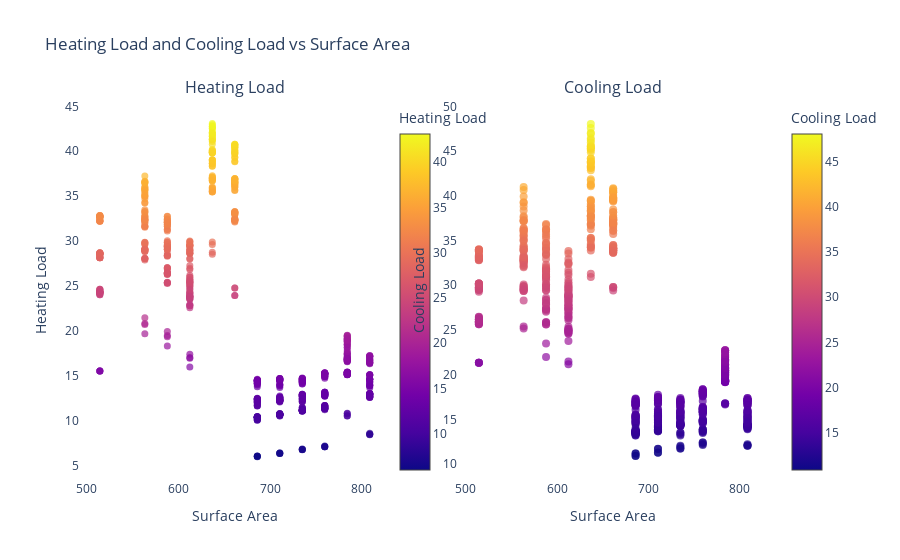

The notebook cell this image was saved under:
### Markdown cell above
*Heating and Cooling Load per Surface Area Diagram*

### Code cell
import pandas as pd
import plotly.graph_objects as go
from plotly.subplots import make_subplots

# Assuming df is your DataFrame
# df = pd.read_csv('your_data.csv')
df = pd.read_csv("energy_efficiency_data.csv")  #Defining the variable 'df' for our data

# Create subplots with 1 row and 2 columns
fig = make_subplots(rows=1, cols=2, subplot_titles=('Heating Load', 'Cooling Load'))

# First scatter plot - Heating Load vs Surface Area
fig.add_trace(
    go.Scatter(
        x=df['Surface_Area'], 
        y=df['Heating_Load'], 
        mode='markers', 
        marker=dict(size=7, color=df['Heating_Load'], colorscale='Plasma', opacity=0.7, colorbar=dict(x=0.45, title='Heating Load'))
    ),
    row=1, col=1
)

# Second scatter plot - Cooling Load vs Surface Area
fig.add_trace(
    go.Scatter(
        x=df['Surface_Area'], 
        y=df['Cooling_Load'], 
        mode='markers', 
        marker=dict(size=8, color=df['Cooling_Load'], colorscale='Plasma', opacity=0.7, colorbar=dict(title='Cooling Load'))
    ),
    row=1, col=2
)

# Update xaxis and yaxis labels for both plots
fig.update_xaxes(title_text='Surface Area', row=1, col=1)
fig.update_yaxes(title_text='Heating Load', row=1, col=1)

fig.update_xaxes(title_text='Surface Area', row=1, col=2)
fig.update_yaxes(title_text='Cooling Load', row=1, col=2)

# Update layout
fig.update_layout(
    title_text='Heating Load and Cooling Load vs Surface Area',
    showlegend=False,
    plot_bgcolor='rgba(0,0,0,0)'  # Setting plot background to transparent
)

# Adjust background colors for the scatter plots
fig.update_scenes(
    bgcolor='rgba(255, 0, 0, 0.1)',  # Reddish background for Heating Load plot
    row=1, col=1
)
fig.update_scenes(
    bgcolor='rgba(0, 0, 255, 0.1)',  # Bluish background for Cooling Load plot
    row=1, col=2
)

# Show the plot
fig.show()

### Figure 1 — Plotly figure (JSON) as saved in the notebook; plotly's stock layout.template omitted (floating-point values rounded to 4 significant figures; data arrays with more than 128 entries replaced by an {"elided": "..."} marker saying what was removed)
{"data": [{"marker": {"color": {"elided": "768 float values"}, "colorbar": {"title": {"text": "Heating Load"}, "x": 0.45}, "colorscale": [[0, "#0d0887"], [0.1111, "#46039f"], [0.2222, "#7201a8"], [0.3333, "#9c179e"], [0.4444, "#bd3786"], [0.5556, "#d8576b"], [0.6667, "#ed7953"], [0.7778, "#fb9f3a"], [0.8889, "#fdca26"], [1, "#f0f921"]], "opacity": 0.7, "size": 7}, "mode": "markers", "type": "scatter", "x": {"elided": "768 float values"}, "xaxis": "x", "y": {"elided": "768 float values"}, "yaxis": "y"}, {"marker": {"color": {"elided": "768 float values"}, "colorbar": {"title": {"text": "Cooling Load"}}, "colorscale": [[0, "#0d0887"], [0.1111, "#46039f"], [0.2222, "#7201a8"], [0.3333, "#9c179e"], [0.4444, "#bd3786"], [0.5556, "#d8576b"], [0.6667, "#ed7953"], [0.7778, "#fb9f3a"], [0.8889, "#fdca26"], [1, "#f0f921"]], "opacity": 0.7, "size": 8}, "mode": "markers", "type": "scatter", "x": {"elided": "768 float values"}, "xaxis": "x2", "y": {"elided": "768 float values"}, "yaxis": "y2"}], "layout": {"annotations": [{"font": {"size": 16}, "showarrow": false, "text": "Heating Load", "x": 0.225, "xanchor": "center", "xref": "paper", "y": 1, "yanchor": "bottom", "yref": "paper"}, {"font": {"size": 16}, "showarrow": false, "text": "Cooling Load", "x": 0.775, "xanchor": "center", "xref": "paper", "y": 1, "yanchor": "bottom", "yref": "paper"}], "plot_bgcolor": "rgba(0,0,0,0)", "showlegend": false, "title": {"text": "Heating Load and Cooling Load vs Surface Area"}, "xaxis": {"anchor": "y", "domain": [0, 0.45], "title": {"text": "Surface Area"}}, "xaxis2": {"anchor": "y2", "domain": [0.55, 1], "title": {"text": "Surface Area"}}, "yaxis": {"anchor": "x", "domain": [0, 1], "title": {"text": "Heating Load"}}, "yaxis2": {"anchor": "x2", "domain": [0, 1], "title": {"text": "Cooling Load"}}}}
